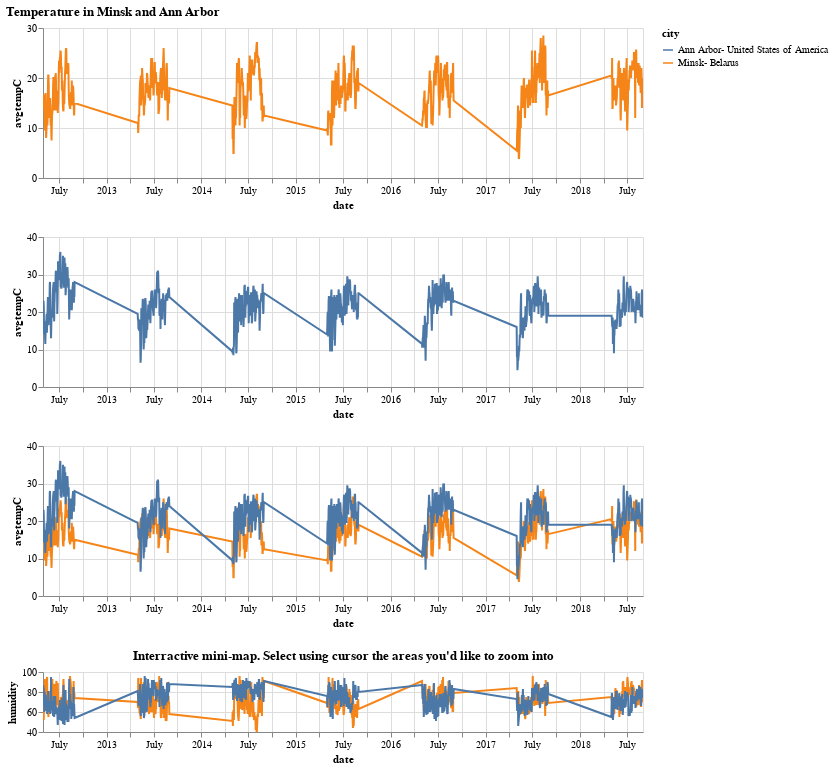

Notebook code for this chart:
### Code cell
msk = msk.encode(y=alt.Y('avgtempC:Q'))
aa = aa.encode(y=alt.Y('avgtempC:Q')) 
alt.vconcat(msk,aa,msk+aa,lower).properties(title='Temperature in Minsk and Ann Arbor')

### Figure 1 — Vega-Lite specification as saved in the notebook (floating-point values rounded to 4 significant figures; data arrays with more than 128 entries replaced by an {"elided": "..."} marker saying what was removed)
{"$schema": "https://vega.github.io/schema/vega-lite/v2.6.0.json", "config": {"view": {"height": 300, "width": 400}}, "datasets": {"data-0ebcd4c54c45634a3e8682bfc50d5de7": {"elided": "861 records"}, "data-31255cb7335b7326a0bd8d16eb2b1301": {"elided": "861 records"}}, "title": "Temperature in Minsk and Ann Arbor", "vconcat": [{"data": {"name": "data-31255cb7335b7326a0bd8d16eb2b1301"}, "encoding": {"color": {"field": "city", "type": "nominal"}, "x": {"field": "date", "scale": {"domain": {"selection": "selector007"}}, "type": "temporal"}, "y": {"field": "avgtempC", "type": "quantitative"}}, "height": 150, "mark": "line", "width": 600}, {"data": {"name": "data-0ebcd4c54c45634a3e8682bfc50d5de7"}, "encoding": {"color": {"field": "city", "type": "nominal"}, "x": {"field": "date", "scale": {"domain": {"selection": "selector007"}}, "type": "temporal"}, "y": {"field": "avgtempC", "type": "quantitative"}}, "height": 150, "mark": "line", "width": 600}, {"layer": [{"data": {"name": "data-31255cb7335b7326a0bd8d16eb2b1301"}, "encoding": {"color": {"field": "city", "type": "nominal"}, "x": {"field": "date", "scale": {"domain": {"selection": "selector007"}}, "type": "temporal"}, "y": {"field": "avgtempC", "type": "quantitative"}}, "height": 150, "mark": "line", "width": 600}, {"data": {"name": "data-0ebcd4c54c45634a3e8682bfc50d5de7"}, "encoding": {"color": {"field": "city", "type": "nominal"}, "x": {"field": "date", "scale": {"domain": {"selection": "selector007"}}, "type": "temporal"}, "y": {"field": "avgtempC", "type": "quantitative"}}, "height": 150, "mark": "line", "width": 600}]}, {"layer": [{"data": {"name": "data-31255cb7335b7326a0bd8d16eb2b1301"}, "encoding": {"color": {"field": "city", "type": "nominal"}, "x": {"field": "date", "scale": {"domain": {"selection": "selector007"}}, "type": "temporal"}, "y": {"field": "humidity", "scale": {"domain": [40, 100]}, "type": "quantitative"}}, "height": 60, "mark": "line", "width": 600}, {"data": {"name": "data-0ebcd4c54c45634a3e8682bfc50d5de7"}, "encoding": {"color": {"field": "city", "type": "nominal"}, "x": {"field": "date", "scale": {"domain": {"selection": "selector007"}}, "type": "temporal"}, "y": {"field": "humidity", "scale": {"domain": [40, 100]}, "type": "quantitative"}}, "height": 150, "mark": "line", "selection": {"selector007": {"encodings": ["x"], "mark": {"fill": "#333", "fillOpacity": 0.125, "stroke": "white"}, "on": "[mousedown, window:mouseup] > window:mousemove!", "resolve": "global", "translate": "[mousedown, window:mouseup] > window:mousemove!", "type": "interval", "zoom": "wheel!"}}, "width": 600}], "title": "Interractive mini-map. Select using cursor the areas you'd like to zoom into"}]}
